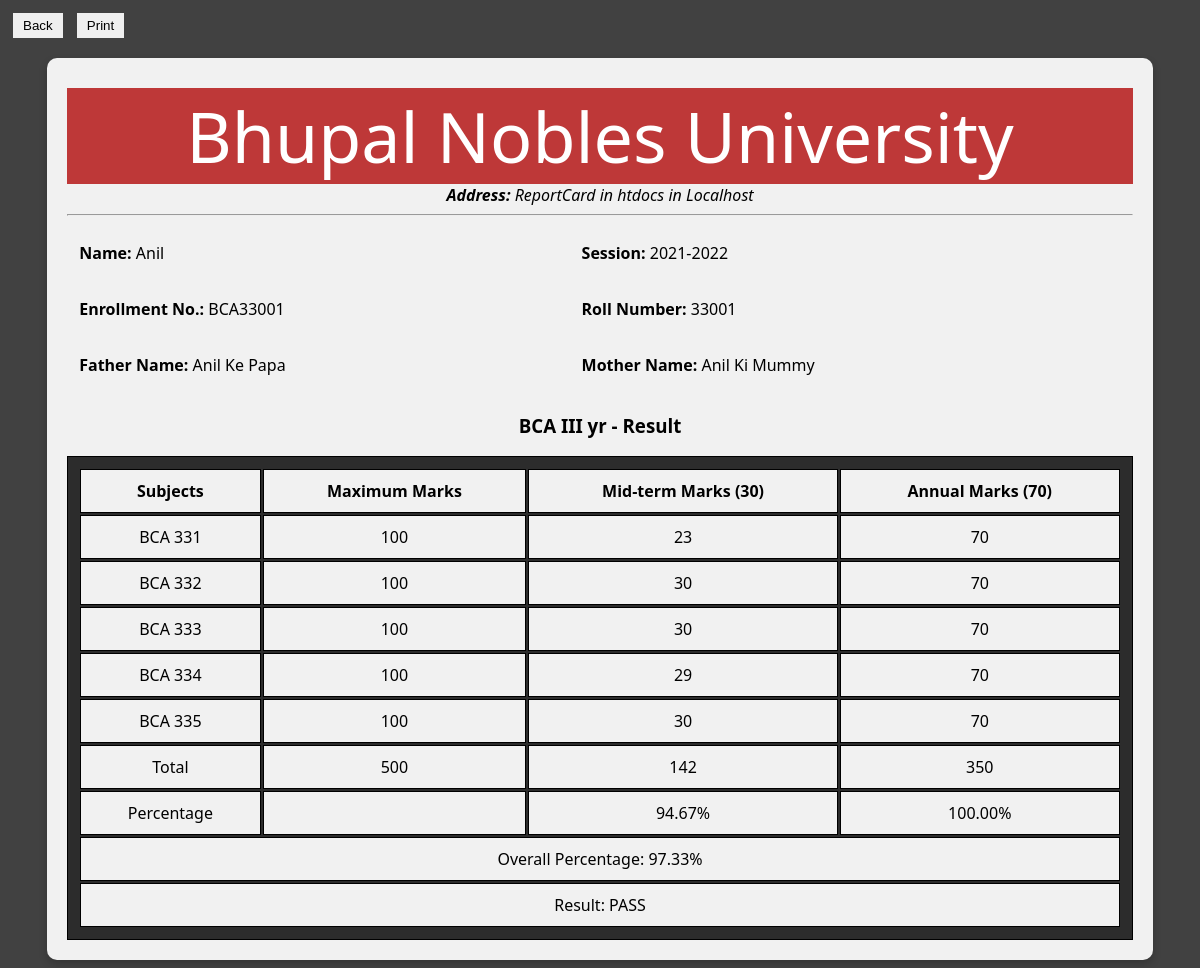
Screenshot of /view.php?view=BCA33001 (signed in) with the database file from the repository.
### tables this page shows
CREATE TABLE `bca_3yr` (
  `stu_name` varchar(50) NOT NULL,
  `stu_enrollNo` varchar(50) NOT NULL,
  `stu_rollNo` varchar(50) NOT NULL,
  `stu_class` enum('BCA I yr','BCA II yr','BCA III yr') NOT NULL,
  `stu_faName` varchar(50) NOT NULL,
  `stu_moName` varchar(50) NOT NULL,
  `stu_sess` varchar(15) NOT NULL,
  `stu_mobileNo` bigint(20) UNSIGNED NOT NULL,
  `Mid_BCA331` tinyint(3) UNSIGNED NOT NULL,
  `Mid_BCA332` tinyint(3) UNSIGNED NOT NULL,
  `Mid_BCA333` tinyint(3) UNSIGNED NOT NULL,
  `Mid_BCA334` tinyint(3) UNSIGNED NOT NULL,
  `Mid_BCA335` tinyint(3) UNSIGNED NOT NULL,
  `Ann_BCA331` tinyint(3) UNSIGNED NOT NULL,
  `Ann_BCA332` tinyint(3) UNSIGNED NOT NULL,
  `Ann_BCA333` tinyint(3) UNSIGNED NOT NULL,
  `Ann_BCA334` tinyint(3) UNSIGNED NOT NULL,
  `Ann_BCA335` tinyint(3) UNSIGNED NOT NULL,
  `Mid_Total` smallint(4) UNSIGNED NOT NULL,
  `Ann_Total` smallint(4) UNSIGNED NOT NULL,
  `Mid_Perc` decimal(5,2) NOT NULL,
  `Ann_Perc` decimal(5,2) NOT NULL,
  `Overall_Perc` decimal(5,2) NOT NULL,
  `Result` enum('PASS','FAIL','PROMOTE','ABSENT') NOT NULL,
  `dt` datetime NOT NULL DEFAULT current_timestamp()
);

### view.php (the view, shortened to what this page needs)
<?php
include 'connect.php';
if(isset($_GET['view'])) {
    if ($_SESSION['teacherOf'] == "BCA I yr") {
        $sql = "SELECT * FROM `bca_1yr` WHERE `stu_enrollNo` = '" . $_GET['view'] . "'";
        $result = mysqli_query($conn, $sql);
        $numRow = mysqli_num_rows($result);
        if ($numRow > 0) {
            $row = mysqli_fetch_array($result);
        }
    } elseif ($_SESSION['teacherOf'] == "BCA III yr") {
        $sql = "SELECT * FROM `bca_3yr` WHERE `stu_enrollNo` = '" . $_GET['view'] . "'";
        $result = mysqli_query($conn, $sql);
        $numRow = mysqli_num_rows($result);
        if ($numRow > 0) {
            $row = mysqli_fetch_array($result);
        }
    }
    else {
        $showError = "Something Went Wrong";
    }
}
else {
    $showError = "Something went wrong";
}
?>
<!DOCTYPE html>
<html lang="en">
<head>
    <link rel="stylesheet" href="Styling/ReportCard.css">
</head>
<body>
    <button type="submit" action="action" id="button" onclick="window.history.go(-1); return false;" >Back</button>
    <button type="submit" id="button" onclick="window.print()" >Print</button>
    <div class="show-container">
        <header>
            Bhupal Nobles University
        </header>
        <p class="tagline"><strong>Address:</strong> ReportCard in htdocs in Localhost</p>
        <hr>
        <div class="stu_report" align="center">
            <table class="stu_table">
                <tr class="stu_tr">
                    <td class="stu_td"><p><strong>Name: </strong><?php echo $row['stu_name'] ?></p></td>
                    <td class="stu_td"><p><strong>Session: </strong><?php echo $row['stu_sess'] ?></p></td>
                </tr>
                <tr class="stu_td">
                    <td class="stu_td"><p><strong>Enrollment No.: </strong><?php echo $row['stu_enrollNo'] ?></p></td>
                    <td class="stu_td"><p><strong>Roll Number: </strong><?php echo $row['stu_rollNo'] ?></p></td>
                </tr>
                <tr class="stu_td">
                    <td class="stu_td"><p><strong>Father Name: </strong><?php echo $row['stu_faName'] ?></p></td>
                    <td class="stu_td"><p><strong>Mother Name: </strong><?php echo $row['stu_moName'] ?></p></td>
                </tr>
            </table>
            <h3 align="center"><?php echo $row['stu_class'] ?> - Result</h3>
            <table class="res_table">
                <tr class="res_tr">
                    <th class="res_th">Subjects</th>
                    <th class="res_th">Maximum Marks</th>
                    <th class="res_th">Mid-term Marks (30)</th>
                    <th class="res_th">Annual Marks (70)</th>
                </tr>
                <?php
                    if ($_SESSION['teacherOf'] == "BCA I yr") {
                        $n = 1;
                        while ($n <= 6) {
                            $mid[$n] = $row["Mid_BCA11$n"];
                            $ann[$n] = $row["Ann_BCA11$n"];
                            echo "<tr class='res_tr'>
                            <td class='res_td'>BCA 11$n</td>
                            <td class='res_td'>100</td>
                            <td class='res_td'>$mid[$n]</td>
                            <td class='res_td'>$ann[$n]</td>
                            </tr>";
                            $n++;
                        }
                        echo "
                        <tr class='res_tr'>
                            <td class='res_td'>Total</td>
                            <td class='res_td'>600</td>
                            <td class='res_td'>" . $row['Mid_Total'] . "</td>
                            <td class='res_td'>" . $row['Ann_Total'] . "</td>
                        </tr>
                        <tr class='res_tr'>
                            <td class='res_td'>Percentage</td>
                            <td class='res_td'></td>
                            <td class='res_td'>" . $row['Mid_Perc'] . "%</td>
                            <td class='res_td'>" . $row['Ann_Perc'] . "%</td>
                        </tr>
                        <tr class='res_tr'>
                            <td class='res_td' colspan='4'>Overall Percentage: " . $row['Overall_Perc'] . "%</td>
                        </tr>
                        <tr class='res_tr'>
                            <td class='res_td' colspan='4'>Result: " . $row['Result'] . "</td>
                        </tr>";
                    } elseif ($_SESSION['teacherOf'] == "BCA III yr") {
                        $n = 1;
                        while ($n <= 5) {
                            $mid[$n] = $row["Mid_BCA33$n"];
                            $ann[$n] = $row["Ann_BCA33$n"];
                            echo "<tr class='res_tr'>
                            <td class='res_td'>BCA 33$n</td>
                            <td class='res_td'>100</td>
                            <td class='res_td'>$mid[$n]</td>
                            <td class='res_td'>$ann[$n]</td>
                            </tr>";
                            $n++;
                        }
                        echo "
                        <tr class='res_tr'>
                            <td class='res_td'>Total</td>
                            <td class='res_td'>500</td>
                            <td class='res_td'>" . $row['Mid_Total'] . "</td>
                            <td class='res_td'>" . $row['Ann_Total'] . "</td>
                        </tr>
                        <tr class='res_tr'>
                            <td class='res_td'>Percentage</td>
                            <td class='res_td'></td>
                            <td class='res_td'>" . $row['Mid_Perc'] . "%</td>
                            <td class='res_td'>" . $row['Ann_Perc'] . "%</td>
                        </tr>
                        <tr class='res_tr'>
                            <td class='res_td' colspan='4'>Overall Percentage: " . $row['Overall_Perc'] . "%</td>
                        </tr>
                        <tr class='res_tr'>
                            <td class='res_td' colspan='4'>Result: " . $row['Result'] . "</td>
                        </tr>";
                    } else {
                        $showError = "Their is something wrong. Logout and Login again";
                    }
                    ?>
            </table>
        </div>
    </div>
</body>
</html>

### Styling/ReportCard.css (style rules this page uses)
body { background-color: #414141; font-family: 'Segoe UI', Tahoma, Geneva, Verdana, sans-serif; }
header { text-align: center; font-size: 70px; margin: 10px 0 0 0; background-color: rgb(190, 56, 56); color: white; }
.show-container { text-align: left; border: none; background-color: #f1f1f1; box-shadow: 0 4px 8px 0 rgba(0,0,0,0.2); width: 90%; margin: 20px auto; padding: 20px; border-radius: 10px; transition: 0.3s; }
.tagline { text-align: center; margin: 0 auto; font-style: italic; }
.stu_table { width: 100%; }
.stu_td { padding: 0 10px; }
.res_table, .res_th, .res_td { text-align: center; border: 1px solid black; padding: 10px; }
.res_table { width: 100%; background-color: rgb(44, 44, 44); }
.res_tr, .res_td { background-color: #f1f1f1; }
#button { border: none; padding: 5px 10px; margin: 5px 5px 0 5px; }

### rows the page displays
bca_3yr: stu_name "Anil", stu_sess "2021-2022", stu_enrollNo "BCA33001", stu_rollNo "33001", stu_faName "Anil Ke Papa", stu_moName "Anil Ki Mummy", stu_class "BCA III yr", Mid_BCA334 "29", n "70", Mid_Total "142", Ann_Total "350", Mid_Perc "94.67", Ann_Perc "100.00", Overall_Perc "97.33", Result "PASS"

### other values shown
$mid[$n] "23"
$ann[$n] "70"
$mid[$n] "30"
